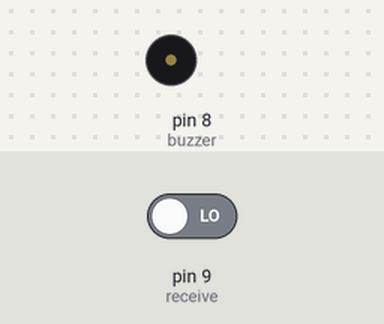
Simulated run of this sketch. Board: Arduino Uno, built with avr-gcc and run on an emulated ATmega328P. Parts: buzzer (waves = sounding). The inputs (shaded band) are chosen by the test bench; at power-on: pin 9 (receive) LOW.

Above: at 1.2 s.
1.3 s: pin 9 (receive) driven HIGH
At 1.8 s:
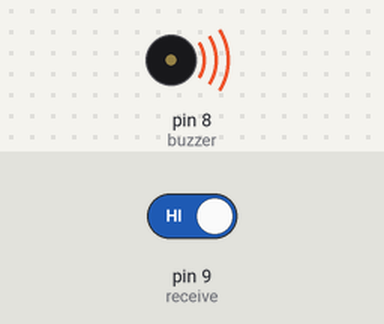
Timing chart, 0 to 8.8 s (numbered marks = the images above; inputs shaded):
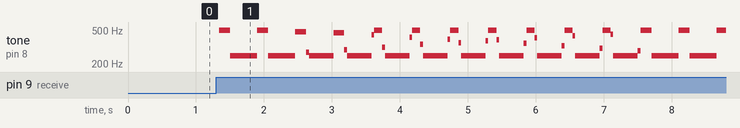

Measured:
- after the input at 1.3 s, tone on pin 8 (buzzer): plays 496 Hz for 0.16 s, 249 Hz for 0.40 s, 496 Hz for 0.16 s, 249 Hz for 0.40 s, 479 Hz for 0.16 s, 275 Hz for 0.04 s … (44 notes in this stretch), starting at once

The sketch:

fengming.ino
```cpp
int buzzer=8;//设置控制蜂鸣器的数字IO脚
int receive = 9;
int i = 0;
int toggle = 0;

void setup()
{
  pinMode(buzzer, OUTPUT);//设置数字IO脚模式，OUTPUT为输出
  pinMode(receive, INPUT);
}
void loop()
{
  Serial.println(digitalRead(receive));
  if(digitalRead(receive) == HIGH)
  {
    if(toggle == 1)
    {
      toggle = 0;
    }
    else
    {
      toggle = 1;
    }
  }

  Serial.println(toggle);

  if(toggle == 1)
  {
    for(i=0;i<80;i++)//输出一个频率的声音
//    for(i=0;i<10;i++)//输出一个频率的声音
    {
      digitalWrite(buzzer,HIGH);//发声音
      delay(1);//延时1ms
      digitalWrite(buzzer,LOW);//不发声音
      delay(1);//延时ms
    }

    for(i=0;i<100;i++)//输出另一个频率的声音
//    for(i=0;i<20;i++)//输出另一个频率的声音
    {
      digitalWrite(buzzer,HIGH);//发声音
      delay(2);//延时2ms
      digitalWrite(buzzer,LOW);//不发声音
      delay(2);//延时2ms
    }
  }


}
```
